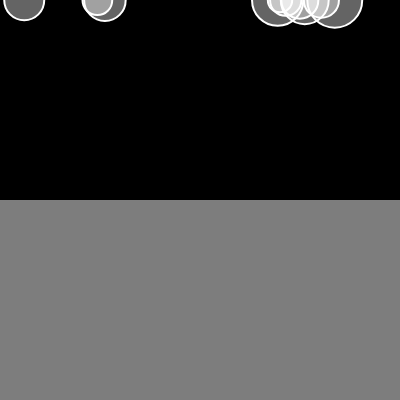
Frame 1 (no input)
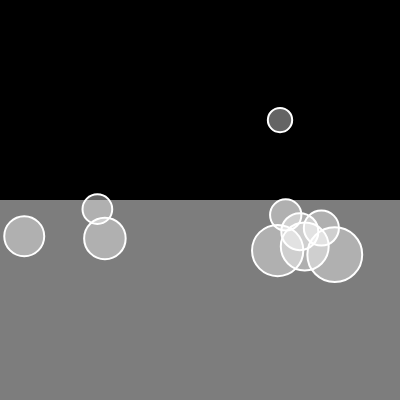
Frame 60 (no input)
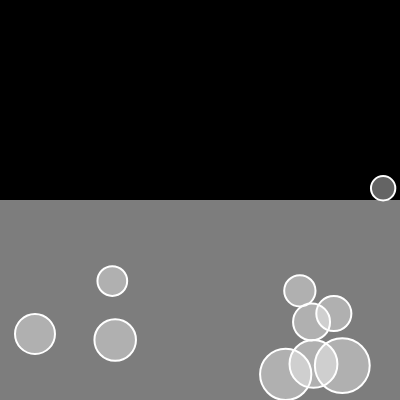
Frame 120 (the mouse pressed at the canvas centre since frame 60)

The p5.js sketch that drew these frames (run headless with seeded random() and noise() and a simulated clock; from frame 60 on, the mouse is pressed at the canvas centre):

// p5.js sketch
// ── sketch.js
// 공기 및 유체 저항

let movers = [];
let mu = 0.1;
let dragCoefficient = 0.3;

function setup() {
  createCanvas(400, 400);
  for (let i = 0; i < 10; i++) {
    movers[i] = new Mover(random(width), 0, random(1, 8));
  }
}

function draw() {
  background(0);

  fill(255, 125);
  noStroke();
  rect(0, height / 2, width, height / 2);

  for (let mover of movers) {
    if (mouseIsPressed) {
      let wind = createVector(0.1, 0);
      mover.applyForce(wind);
    }

    // 가짜 중력 만들기
    let gravity = createVector(0, 0.2);

    // 무게 적용하기 weight = gravity * mass
    let weightA = p5.Vector.mult(gravity, mover.mass);

    mover.applyForce(weightA);

    if (mover.pos.y > height / 2) {
      mover.drag(dragCoefficient);
    }

    mover.update();
    mover.edges(gravity);
    mover.show();
  }

  fill(255);
  textSize(20);
}

// ── mover.js
class Mover {
  constructor(x, y, m) {
    this.pos = createVector(x, y);
    this.vel = createVector(0, 0);
    this.acc = createVector(0, 0);
    this.mass = m;
    this.r = sqrt(this.mass) * 10;
    // Math.sqrt(): Square root. 숫자의 제곱근을 계산한다
  }

  drag(dragCoefficient) {
    // Force drag = -1 * Coefficient of drag(항력 계수) * v * v * velocity_unit_vector
    // 빠르게 움직일 수록 유체 저항은 더욱 강해진다
    let drag = this.vel.copy();
    drag.normalize();
    drag.mult(-1);

    // let speed = this.vel.mag();
    // drag.setMag(c * speed * speed);
    let speedSq = this.vel.magSq();
    drag.setMag(dragCoefficient * speedSq);

    this.applyForce(drag);
  }

  applyForce(force) {
    // Force = Mass * Acceleration
    // Acceleration = Force / Mass

    // force.div(this.mass); // 이렇게 하면 force 값을 변형시키기때문에 moverA와 moverB의 질량이 달라짐
    let f = p5.Vector.div(force, this.mass); // static function을 사용한다
    this.acc.add(f);
  }

  edges() {
    // 공이 바닥에 닿는다면 반대방향으로 튕기게 만든다
    if (this.pos.y >= height - this.r) {
      this.pos.y = height - this.r;
      this.vel.y *= -1;
    }
    if (this.pos.x >= width - this.r) {
      this.pos.x = width - this.r;
      this.vel.x *= -1;
    } else if (this.pos.x <= 0 - this.r) {
      this.pos.x = this.r;
      this.vel.x *= -1;
    }
  }

  update() {
    // 마우스위치와 mover의 위치에 따라서 가속도를 주는 방법
    // let mouse = createVector(mouseX, mouseY);
    // this.acc = p5.Vector.sub(mouse, this.pos);
    // this.acc.setMag(0.1);

    this.vel.add(this.acc);
    // this.vel.limit(5); // 속도 제한 - random walker와 비슷한 움직임
    this.pos.add(this.vel);
    this.acc.set(0, 0); // 매 애니메이션이 끝날 때마다 가속도 값을 0으로 초기화시킨다
  }

  show() {
    stroke(255);
    strokeWeight(2);
    fill(255, 100);
    ellipse(this.pos.x, this.pos.y, this.r * 2);
  }
}
